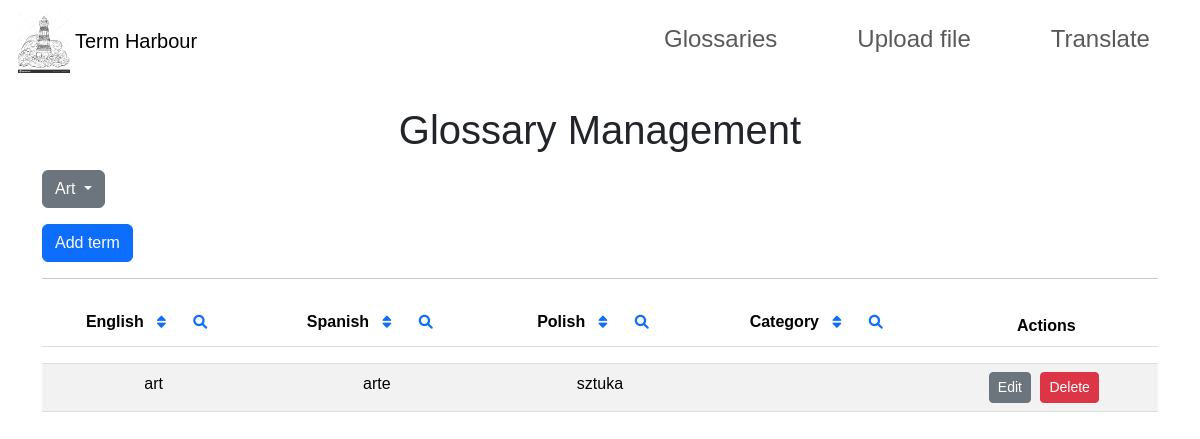
/glossary?table=art, run on an earlier commit of the app's database.
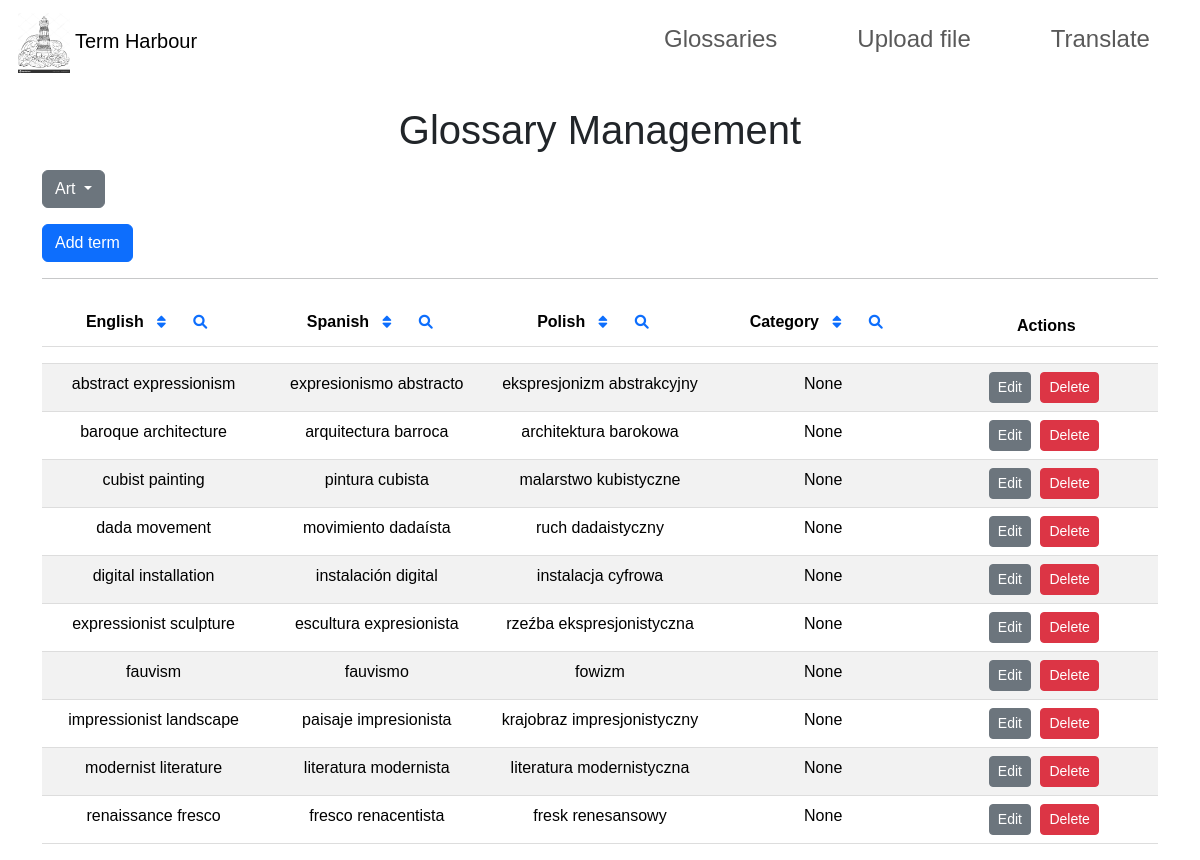
And on a later commit of the database.
### tables this page shows
CREATE TABLE "art" (
	"english"	TEXT,
	"spanish"	TEXT,
	"polish"	TEXT,
	"categories"	TEXT,
	PRIMARY KEY("english")
);

### app.py (the view)
@app.route('/glossary')
def glossary():
    table_name = request.args.get('table', 'medicine')
    records = db.session.execute(text(f'SELECT * FROM {table_name}')).fetchall()
    return render_template('glossary.html', records=records, table=table_name)

### templates/glossary.html (shortened to what this page needs)
<!DOCTYPE html>
<html lang="en">
<head>
    <link rel="stylesheet" href="https://cdn.jsdelivr.net/npm/bootstrap@5.3.3/dist/css/bootstrap.min.css">
    <link rel="stylesheet" href="https://cdnjs.cloudflare.com/ajax/libs/font-awesome/6.0.0-beta3/css/all.min.css">
    <link rel="stylesheet" href="/static/glossary.css">
</head>
<body>
    {% include 'navbar.html' %}
    <div class="container">
        <h1 class="text-center">Glossary Management</h1>
        <div class="dropdown my-3">
            <button class="btn btn-secondary dropdown-toggle" type="button" id="dropdownMenuButton" data-bs-toggle="dropdown" aria-expanded="false">
                {{ table.capitalize() }}
            </button>
        </div>
        <button class="btn btn-primary" id="addRecordButton">Add term</button>
        <hr>
        <table class="table table-striped text-center">
            <thead>
                <tr>
                    <th style="width: 20%;">English
                        <button class="btn btn-sm btn-link sort-btn" data-column="english" data-order="asc">
                            <i class="fas fa-sort"></i>
                        </button>
                        <button class="btn btn-sm btn-link search-btn" data-column="english">
                            <i class="fas fa-search"></i>
                        </button>
                    </th>
                    <th style="width: 20%;">Spanish
                        <button class="btn btn-sm btn-link sort-btn" data-column="spanish" data-order="asc">
                            <i class="fas fa-sort"></i>
                        </button>
                        <button class="btn btn-sm btn-link search-btn" data-column="spanish">
                            <i class="fas fa-search"></i>
                        </button>
                    </th>
                    <th style="width: 20%;">Polish
                        <button class="btn btn-sm btn-link sort-btn" data-column="polish" data-order="asc">
                            <i class="fas fa-sort"></i>
                        </button>
                        <button class="btn btn-sm btn-link search-btn" data-column="polish">
                            <i class="fas fa-search"></i>
                        </button>
                    </th>
                    <th style="width: 20%;">Category
                        <button class="btn btn-sm btn-link sort-btn" data-column="categories" data-order="asc">
                            <i class="fas fa-sort"></i>
                        </button>
                        <button class="btn btn-sm btn-link search-btn" data-column="categories">
                            <i class="fas fa-search"></i>
                        </button>
                    </th>
                    <th style="width: 20%;">Actions</th>
                </tr>
                <tr>
                    <th><input type="text" class="form-control search-input" data-column="english" placeholder="Search English" style="display: none;"></th>
                    <th><input type="text" class="form-control search-input" data-column="spanish" placeholder="Search Spanish" style="display: none;"></th>
                    <th><input type="text" class="form-control search-input" data-column="polish" placeholder="Search Polish" style="display: none;"></th>
                    <th><input type="text" class="form-control search-input" data-column="categories" placeholder="Search Category" style="display: none;"></th>
                    <th></th>
                </tr>
            </thead>
            <tbody id="glossaryTableBody">
                {% for record in records %}
                <tr>
                    <td>{{ record.english }}</td>
                    <td>{{ record.spanish }}</td>
                    <td>{{ record.polish }}</td>
                    <td>{{ record.categories }}</td>
                    <td>
                        <button class="btn btn-secondary btn-sm edit-btn" data-english="{{ record.english }}">Edit</button>
                        <button class="btn btn-danger btn-sm delete-btn" data-english="{{ record.english }}">Delete</button>
                    </td>
                </tr>
                {% endfor %}
            </tbody>
        </table>
    </div>
</body>
</html>

### templates/navbar.html (shortened to what this page needs)
<nav class="navbar navbar-expand-lg">
  <a class="navbar-brand" href="/">
    <img
      src="{{ url_for('static', filename='logo.jpg') }}"
      height="60px"
      alt="logo"
      style="margin-left: 10%"
    />
    Term Harbour
  </a>
  <div
    class="collapse navbar-collapse justify-content-end"
    id="basic-navbar-nav"
  >
    <ul class="navbar-nav ml-auto" style="padding-left: 30%; padding-right: 2%">
      <li class="nav-item">
        <a
          class="nav-link"
          href="glossary"
          style="padding-left: 50px; padding-right: 30px"
        >
          <h4>Glossaries</h4>
        </a>
      </li>
      <li class="nav-item">
        <a
          class="nav-link"
          href="upload"
          style="padding-left: 50px; padding-right: 30px"
        >
          <h4>Upload file</h4>
        </a>
      </li>
      <li class="nav-item">
        <a
          class="nav-link"
          href="/"
          style="padding-left: 50px; padding-right: 30px"
        >
          <h4>Translate</h4>
        </a>
      </li>
    </ul>
  </div>
</nav>

### static/glossary.css (style rules this page uses)
body { font-family: Arial, sans-serif; }
h1 { text-align: center; margin-top: 20px; }
table { width: 100%; margin: 20px auto; border-collapse: collapse; }
th, td { padding: 12px; text-align: center; border-bottom: 1px solid #ddd; }
th { background-color: #f2f2f2; position: relative; }
.btn { margin-right: 5px; }

What changed in the data, as far as the page shows it:
removed art: capitalize "Art", english "art", spanish "arte", polish "sztuka"
added art: english "abstract expressionism", spanish "expresionismo abstracto", polish "ekspresjonizm abstrakcyjny", categories "None"
added art: english "baroque architecture", spanish "arquitectura barroca", polish "architektura barokowa", categories "None"
added art: english "cubist painting", spanish "pintura cubista", polish "malarstwo kubistyczne", categories "None"
added art: english "dada movement", spanish "movimiento dadaísta", polish "ruch dadaistyczny", categories "None"
added art: english "digital installation", spanish "instalación digital", polish "instalacja cyfrowa", categories "None"
added art: english "expressionist sculpture", spanish "escultura expresionista", polish "rzeźba ekspresjonistyczna", categories "None"
added art: english "fauvism", spanish "fauvismo", polish "fowizm", categories "None"
added art: english "impressionist landscape", spanish "paisaje impresionista", polish "krajobraz impresjonistyczny", categories "None"
added art: english "modernist literature", spanish "literatura modernista", polish "literatura modernistyczna", categories "None"
added art: english "renaissance fresco", spanish "fresco renacentista", polish "fresk renesansowy", categories "None"
Also different on the page:
{{ table.capitalize() }}: (not shown) → "Art"
